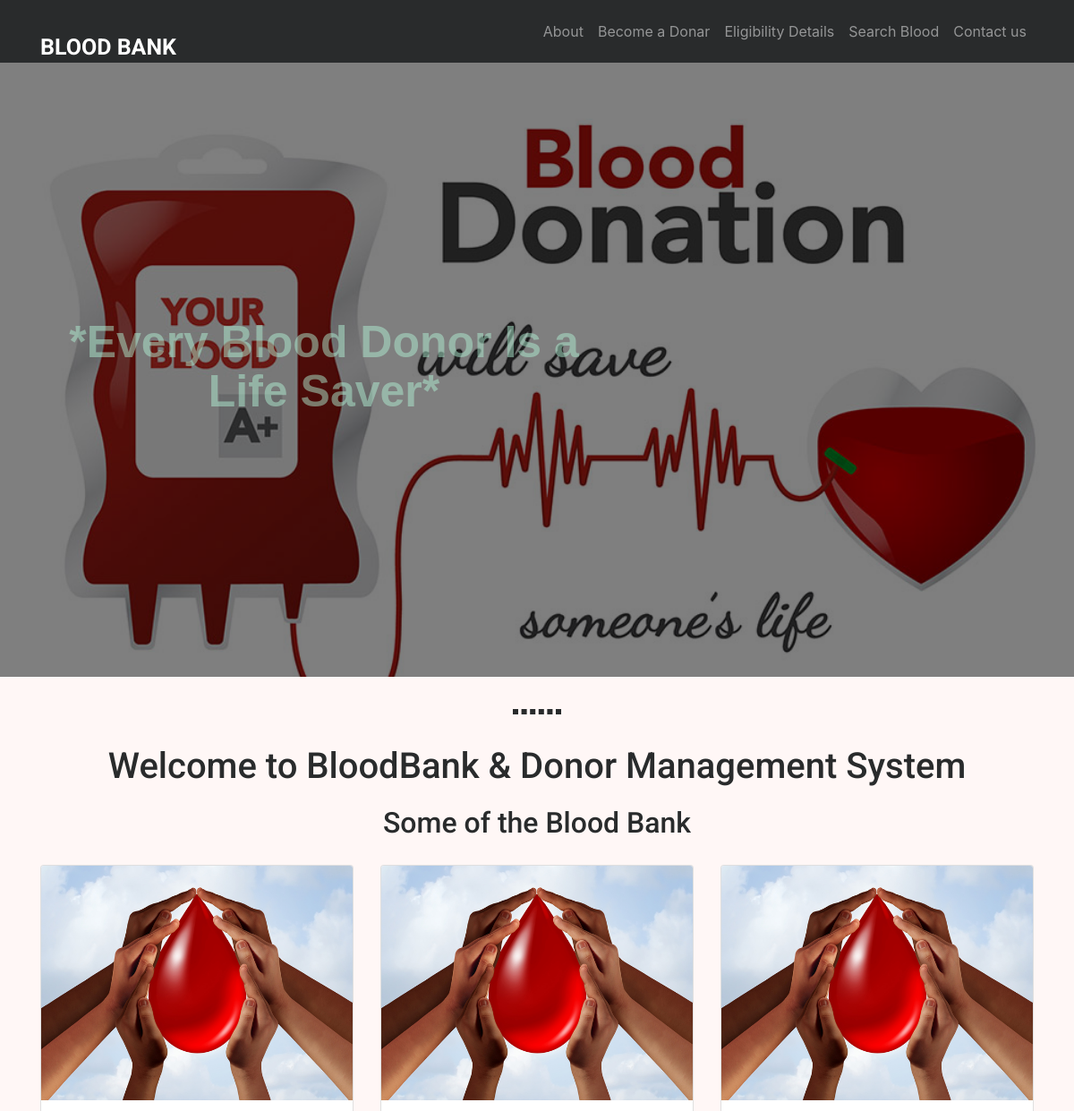
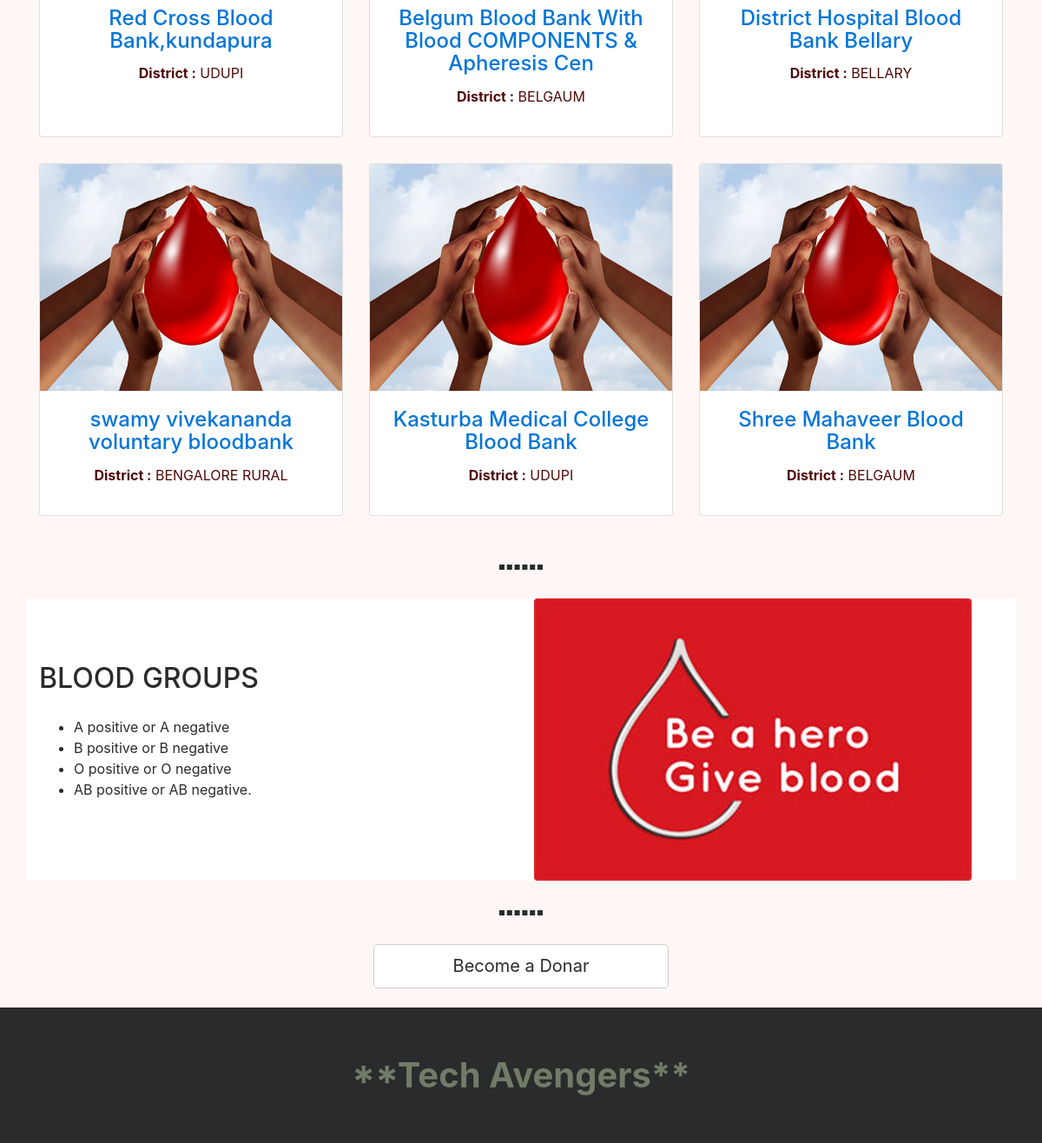
Page /website/index.php on the committed database (2 pictures, top to bottom).
### tables this page shows
CREATE TABLE `tblblooddonars` (
  `id` int(11) NOT NULL,
  `FullName` varchar(100) DEFAULT NULL,
  `MobileNumber` char(11) DEFAULT NULL,
  `EmailId` varchar(100) DEFAULT NULL,
  `Gender` varchar(20) DEFAULT NULL,
  `Age` int(11) DEFAULT NULL,
  `BloodGroup` varchar(20) DEFAULT NULL,
  `bloodbank` varchar(55) NOT NULL,
  `district` varchar(40) DEFAULT NULL,
  `PostingDate` timestamp NOT NULL DEFAULT current_timestamp(),
  `status` int(1) DEFAULT NULL
);

### website/index.php (the view, shortened to what this page needs)
<?php
include('includes/config.php');
?>
<!DOCTYPE html>
<html lang="en">
<head>
    <link href="vendor/bootstrap/css/bootstrap.min.css" rel="stylesheet">
    <link href="vendor/font-awesome/css/font-awesome.min.css" rel="stylesheet" type="text/css">
    <link href="css/modern-business.css" rel="stylesheet">
</head>
<body>
<?php include('includes/header.php');?>
<?php include('includes/slider.php');?>
<hr>
    <div class="container">
        <h1 class="my-4 title">Welcome to BloodBank & Donor Management System</h1>
        <h2 class="title">Some of the Blood Bank</h2>
        <div class="row">
                   <?php
$status=1;
$sql = "SELECT * from tblblooddonars where status=:status order by rand() limit 6";
$query = $dbh -> prepare($sql);
$query->bindParam(':status',$status,PDO::PARAM_STR);
$query->execute();
$results=$query->fetchAll(PDO::FETCH_OBJ);
if($query->rowCount() > 0)
{
foreach($results as $result)
{ ?>
            <div class="col-lg-4 col-sm-6 portfolio-item">
                <div class="card h-100">
                    <a href="#"><img class="card-img-top img-fluid" src="images/blood-donor.jpg" alt="" ></a>
                    <div class="card-block con-head">
                        <h4 class="card-title"><a href="search-donor.php"><?php echo htmlentities($result->bloodbank);?></a></h4>
<p class="card-text"><b>District :</b> <?php echo htmlentities($result->district);?></p>
                    </div>
                </div>
            </div>
            <?php }} ?>
           </div>
<hr>
        <div class="row" style="background-color:white;">
            <div class="col-lg-6" style="margin-top:5%; ">
                <h2 style="margin-top: 3%;">BLOOD GROUPS</h2>
                <ul style="margin-top:5%;">
<li>A positive or A negative</li>
<li>B positive or B negative</li>
<li>O positive or O negative</li>
<li>AB positive or AB negative.</li>
                </ul>
            </div>
            <div class="col-lg-6">
                <img class="img-fluid rounded" src="images/blood-donor (1).jpg" alt="">
            </div>
        </div>
        <hr>
            <div class="col-md-4" style="text-align:center; margin:0 auto 2% auto; ">
                <a class="btn btn-lg btn-secondary btn-block" href="become-donar.php" style="text-align:center;">Become a Donar</a>
            </div>
    </div>
  <?php include('includes/footer.php');?>
</body>
</html>

### website/includes/header.php (shortened to what this page needs)
<nav class="navbar fixed-top navbar-toggleable-md navbar-inverse bg-inverse">
    <div class="container">
        <a class="navbar-brand title" style="font-size:25px; height:10px; font-weight:bold; padding-bottom=4%;" href="index.php">BLOOD BANK</a>
        <div class="collapse navbar-collapse" id="navbarExample">
            <ul class="navbar-nav ml-auto">
                <li class="nav-item">
                    <a class="nav-link" href="page.php?type=aboutus">About</a>
                </li>
                <li class="nav-item">
                    <a class="nav-link" href="become-donar.php">Become a Donar</a>
                </li>
                  <li class="nav-item">
                    <a class="nav-link" href="requirment.php">Eligibility Details</a>
                </li>
                <li class="nav-item">
                    <a class="nav-link" href="search-donor.php">Search Blood</a>
                </li>
                  <li class="nav-item">
                    <a class="nav-link" href="contact-in.php">Contact us</a>
                </li>
            </ul>
        </div>
    </div>
</nav>

### website/includes/slider.php
<header>
   <div class="banner" style="background-image: url('images/banner2.jpg'); background-size:cover;">
       <div class="overlay">
          <marquee> <div class="banner-text">
              <h2 class="slogan">*Every Blood Donor Is a Life Saver*</h2>
           </div></marquee>
       </div>
   </div>
   </header>

### website/includes/footer.php
<footer class="py-5 bg-inverse">
      <div class="container">
          <p class="m-0 text-center" style="font-weight: bold;font-size:40px; color: #c7daaf75;">**Tech Avengers**</p>
      </div>
  </footer>

### website/css/modern-business.css (style rules this page uses)
body { padding-top: 54px; background-color: rgb(255, 247, 246); }
@media (min-width: 992px) { body { padding-top: 56px; } }
.portfolio-item { margin-bottom: 30px; }
.title { font-family: 'Roboto', sans-serif; text-align: center; margin: 2% auto; }
.con-head { text-align: center; color: rgb(80, 10, 10); }
.card { margin-top: 2%; margin-bottom: 2%; }
hr { width: 4%; border: dashed; margin: 3% auto; }
.banner { height: 700px; width: 100%; background-color: rgb(167, 201, 199); background-size: cover; }
.overlay { height: 700px; width: 100%; background-color: rgba(0, 0, 0,0.5); display: flex; align-items: center; }
.banner-text { display: flex; font-family: 'Segoe UI', Tahoma, Geneva, Verdana, sans-serif; font-size: 25px; font-weight: bold; margin-top: 2%; }
.slogan { color: rgba(178,241,212,0.49); font-weight: bold; font-family:Arial, Helvetica, sans-serif; width: 70%; margin-left: 8%; font-size: 50px; text-align: center; }

### rows in the picture
tblblooddonars: bloodbank "Red Cross Blood Bank,kundapura", district "UDUPI"
tblblooddonars: bloodbank "Belgum Blood Bank With Blood COMPONENTS & Apheresis Cen", district "BELGAUM"
tblblooddonars: bloodbank "District Hospital Blood Bank Bellary", district "BELLARY"
tblblooddonars: bloodbank "swamy vivekananda voluntary bloodbank", district "BENGALORE RURAL"
tblblooddonars: bloodbank "Kasturba Medical College Blood Bank", district "UDUPI"
tblblooddonars: bloodbank "Shree Mahaveer Blood Bank", district "BELGAUM"
